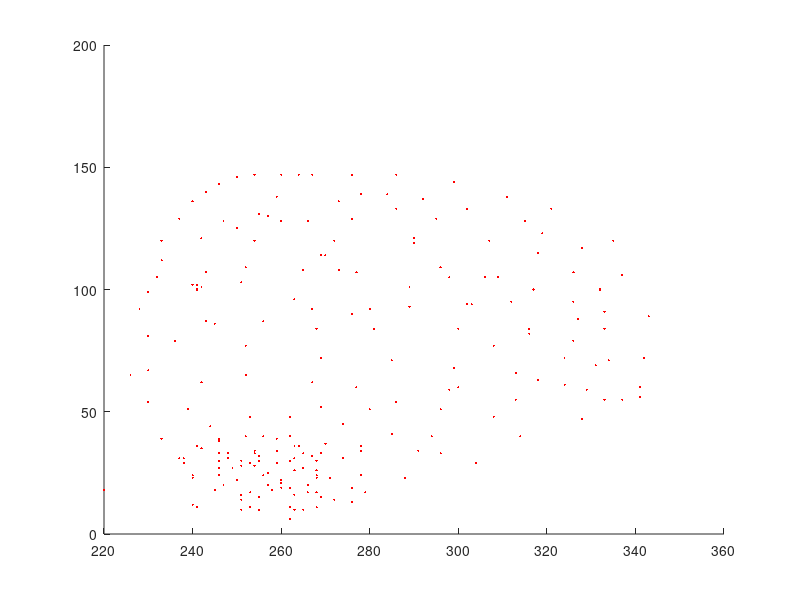
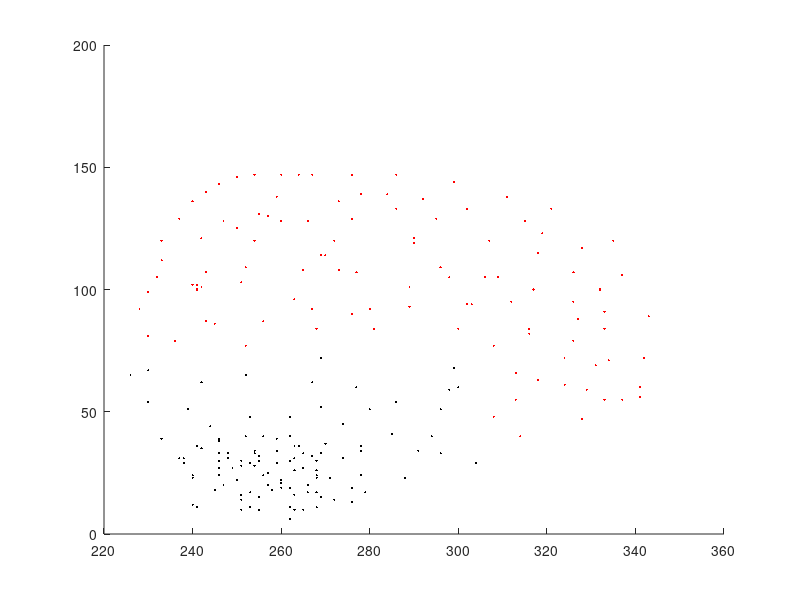
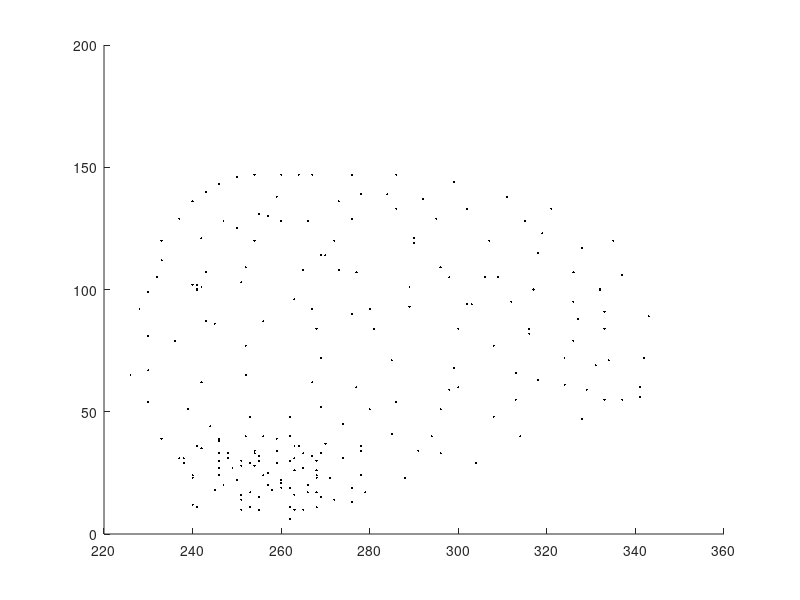

These figures' MATLAB source, in order:
function mywork()

clear;

%==========================================================================
% Load Data Set In Matrix and Initilize The Matrix
load www.txt;                   % load dataset eta=0.0005    esp=11.8
x=www(:,:);                     

% load 'moon5noise.txt';          % eta=0.0005  epslon DBSCAN=8
% x=moon5noise(:,:);

% load 'twomoon.txt';             % eta=0.005
% x=twomoon(:,:);


L=length(x);                      % size of dataset(# of rows)
z1=x;
z2=x;
z3=x;
densnc=zeros(L,2);
densc=zeros(L);

%==========================================================================
% Set Parameters For Proposed Method
eta=0.005;
T=L*10;
iteration_loop=3;
epsln=11.8;
MinPnts=5;

%==========================================================================
%Start The proposed Method
for xxx=1:iteration_loop            % start looping

%==========================================================================
% Find out the density function for each data point in the data set    
    for j=1:L
        sumdncj=0;    
        for k=1:L
            d1=sqrt((z1(j,1)-z1(k,1))^2+(z1(j,2)-z1(k,2))^2);     % calculate the density function for each point in its cluster
            sumdncj=sumdncj+d1;
        end
        densnc(j,2)=sumdncj;                                          % density for each point with clustering    
        densnc(j,1)=j;
    end       

%==========================================================================    
% Calculate Some Values As Described In Each Line
[class]=initialclusters(z1,MinPnts,epsln);       % apply initialclusters for the dataset
class=sort(class,1);
cent=unique(class,'first');                   % find #of classes(clusters) returened by applying DBSCAN
    for i=1:length(class)
        if class(i)==0
            class(i)=length(cent)-1;          % any cluster assigned 0, then assign to it new class which equal the number of all clusters minus 1 that is, to avoid 0 index in the array
        end
    end 
cent=unique(class,'first');                   % find #of classes(clusters) returened by applying DBSCAN
coreno=length(cent);
core=zeros(coreno,2);                         % initilize the original core clusters matrix

%==========================================================================
% Find out the core and its density function in each cluster
    for j=1:L
        sumcj=0;
        c=class(j);
        for k=1:find(uint32(class(:))==c)
            d2=sqrt((z1(j,1)-z1(k,1))^2+(z1(j,2)-z1(k,2))^2);        % calculate the density function for each point in its cluster
            sumcj=sumcj+d2;
        end
        densc(j)=sumcj;                                              % density for each point with clustering    
        if c>0
            if core(c,1)>densc(j) || core(c,1)==0                    % find each core and its index the dataset, then save them in new matrix core.
                core(c,1)=densc(j);                                  % density value for the core point
                core(c,2)=j;                                         % index for the core point in the original dataset                
            end
        end
    end
    
%==========================================================================
% Test if the clusters need to be merged
% That is, if density of any point with its core cluster is greater than
% the density function of that point with other core, if so, merge.
    for r=1:L
        ww=0;
        ww1=0;
        c=class(r);
        if (c > 0)
            ww=abs(densnc(r)-core(c,1));                    % diff between the tested point and its core cluster
            for s=1:length(core)-1
                if c ~= core(s,2)
                    ww1=abs(densnc(r)-core(s,1));           % diff between the tested point and all other cores cluster
                    if ww1<=ww
                        for i = 1:L,
                            if class(i) == s
                                segma=exp((-i/T));          % for reduction rate, as iterations increades, then reduce the effect of vibration                        
                                z1(i,:)= z1(i,:)+eta*(z1(s,:)-z1(i,:))*(exp((-1/2*segma^2)));   % move point to new location according to the vibration rate
                            else
                                z1(i,:)=z1(i,:);            % no moving for the point if it does not belong to the cluster which be tested
                            end 
                        end
                    end
                end
            end
        end
    end  
end

%==========================================================================
% Draw the clusters on plot - before apply any algorithm
close all;
q = figure;
set(q,'name','Before Proposed Any Algorithm','numbertitle','off')
hold on
plot(x(:,1),x(:,2),'r.','MarkerSize',5)            

%==========================================================================
% Draw the clusters on plot - before apply our proposed algorithm
[old_class]=initialclusters(x,MinPnts,epsln);
f = figure;
set(f,'name','Based On DBSCAN Algorithm','numbertitle','off')
hold on
tt=  max((unique(old_class))); 
colors1={'r.' 'k.' 'b.' 'y.' 'm.' 'c.' 'r*' 'g*' 'b*' 'm*' 'c*' 'k*' 'rx' 'gx' 'bx' 'mx' 'g*'};
colors2={'r+' 'k+' 'm+' 'y*' 'b+' 'g+' 'rs' 'gs' 'bs' 'ys' 'ms' 'cs' 'ks' 'rd' 'ys' 'gd' 'bd' 'kd' 'md' 'y+'};
colors3={'rv' 'gv' 'yv' 'cv' 'kv' 'mv' 'bv' 'rs' 'gs' 'bs' 'ms' 'cs' 'ks' 'cd' 'yd' 'cx' 'kx' 'yx' 'yv'};
for i=1:tt
    for j=1:size(z2,1)
        if old_class(j)==i
            if i<=floor(tt/3)
                plot(z2(j,1),z2(j,2),colors3{i},'MarkerSize',5);
            elseif i>=floor(2*tt/3)
                plot(z2(j,1),z2(j,2),colors1{i-floor(2*tt/3)+1},'MarkerSize',5);
            else
                plot(z2(j,1),z2(j,2),colors2{i-floor(tt/3)+1},'MarkerSize',5); 
            end
        end
    end
end

%==========================================================================
% Draw the clusters on plot - after apply our proposed algorithm
h = figure;
set(h,'name','After Proposed Our Algorithm','numbertitle','off')
hold on;
tt=  max((unique(class))); 
colors1={'r.' 'k.' 'b.' 'y.' 'm.' 'c.' 'r*' 'g*' 'b*' 'm*' 'c*' 'k*' 'rx' 'gx' 'bx' 'mx' 'g*'};
colors2={'r+' 'k+' 'm+' 'y*' 'b+' 'g+' 'rs' 'gs' 'bs' 'ys' 'ms' 'cs' 'ks' 'rd' 'ys' 'gd' 'bd' 'kd' 'md' 'y+'};
colors3={'rv' 'gv' 'yv' 'cv' 'kv' 'mv' 'bv' 'rs' 'gs' 'bs' 'ms' 'cs' 'ks' 'cd' 'yd' 'cx' 'kx' 'yx' 'yv'};
for i=1:tt
    for j=1:size(z3,1)
        if class(j)==i
            if i<=floor(tt/3)
                plot(z3(j,1),z3(j,2),colors3{i},'MarkerSize',5);
            elseif i>=floor(2*tt/3)
                plot(z3(j,1),z3(j,2),colors1{i-floor(2*tt/3)+1},'MarkerSize',5);
            else
                plot(z3(j,1),z3(j,2),colors2{i-floor(tt/3)+1},'MarkerSize',5); 
            end
        end
    end
end

% for i=1:length(core)
%     if core(i,2)~=0
%         plot(z3(core(i,2),1),z3(core(i,2),2),'O','MarkerSize',8)      % to plot each cnetroid
%     end
% end

%==========================================================================
% Find Initial Clusters
function [class]=initialclusters(x,k,Eps)
[m,n]=size(x);
if nargin<3 || isempty(Eps) || Eps == 0
   [Eps]=epsilon(x,k)
end
x=[[1:m]' x];  % index rows
[m,n]=size(x);
type=zeros(1,m);
no=1;
touched=zeros(m,1);
for i=1:m
    if touched(i)==0;
       ob=x(i,:);
       D=dist(ob(2:n),x(:,2:n));
       ind=find(D<=Eps);    
       if length(ind)>1 && length(ind)<k+1       
          type(i)=0;
          class(i)=0;
       end
       if length(ind)==1
          type(i)=-1;
          class(i)=-1;  
          touched(i)=1;
       end
       if length(ind)>=k+1; 
          type(i)=1;
          class(ind)=ones(length(ind),1)*max(no);          
          while ~isempty(ind)
                ob=x(ind(1),:);
                touched(ind(1))=1;
                ind(1)=[];
                D=dist(ob(2:n),x(:,2:n));
                i1=find(D<=Eps);     
                if length(i1)>1
                   class(i1)=no;
                   if length(i1)>=k+1;
                      type(ob(1))=1;
                   else
                      type(ob(1))=0;
                   end
                   for i=1:length(i1)
                       if touched(i1(i))==0
                          touched(i1(i))=1;
                          ind=[ind i1(i)];
                          class(i1(i))=no;
                       end                    
                   end
                end
          end
          no=no+1; 
       end
   end
end

%==========================================================================
% Find The Radius
function [Eps]=epsilon(x,k)
[m,n]=size(x);
Eps=((prod(max(x)-min(x))*k*gamma(.5*n+1))/(m*sqrt(pi.^n))).^(1/n);

%==========================================================================
% Find The Distance
function [D]=dist(i,x)
[m,n]=size(x);
D=sqrt(sum((((ones(m,1)*i)-x).^2)'));
if n==1
   D=abs((ones(m,1)*i-x))';
end